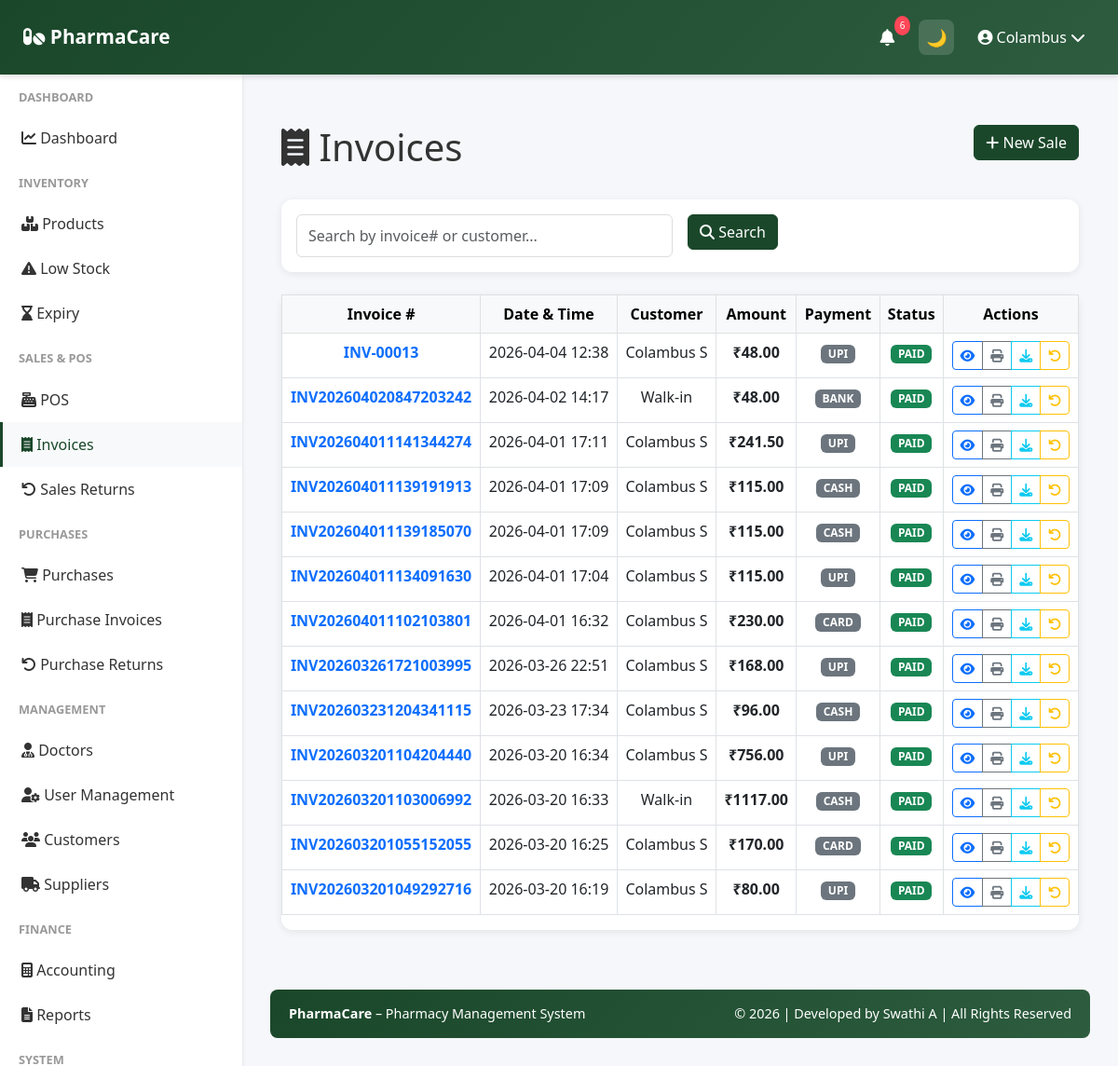
Screenshot of /sales/invoices (signed in) with the database file from the repository.
### app/models.py (models this page shows, shortened)
class User(UserMixin, db.Model):
    __tablename__ = 'user'
    id = db.Column(db.Integer, primary_key=True)
    company_id = db.Column(db.Integer, db.ForeignKey('company.id'), nullable=False)
    role = db.Column(db.String(20), default='manager')
    username = db.Column(db.String(255), unique=True, nullable=False)
    password_hash = db.Column(db.String(255), nullable=False)
    is_active = db.Column(db.Boolean, default=True)
    last_login = db.Column(db.DateTime)
    created_date = db.Column(db.DateTime, default=datetime.utcnow)
    updated_date = db.Column(db.DateTime, default=datetime.utcnow, onupdate=datetime.utcnow)
    company = db.relationship('Company', back_populates='user')

class Sale(db.Model):
    __tablename__ = 'sale'
    id = db.Column(db.Integer, primary_key=True)
    company_id = db.Column(db.Integer, db.ForeignKey('company.id'), nullable=False)
    customer_id = db.Column(db.Integer, db.ForeignKey('customer.id'))
    invoice_number = db.Column(db.String(50), unique=True, nullable=False)
    invoice_date = db.Column(db.DateTime, default=datetime.utcnow)
    customer_name = db.Column(db.String(255))
    customer_phone = db.Column(db.String(20))
    subtotal = db.Column(db.Float, nullable=False)
    tax_amount = db.Column(db.Float, default=0)
    discount_amount = db.Column(db.Float, default=0)
    total_amount = db.Column(db.Float, nullable=False)
    payment_method = db.Column(db.String(50), nullable=False)  # 'cash', 'card', 'upi', 'bank', 'credit'
    payment_status = db.Column(db.String(50), default='paid')  # 'paid', 'pending', 'partial'
    notes = db.Column(db.Text)
    is_cancelled = db.Column(db.Boolean, default=False)
    cancellation_reason = db.Column(db.String(255))
    created_date = db.Column(db.DateTime, default=datetime.utcnow)
    updated_date = db.Column(db.DateTime, default=datetime.utcnow, onupdate=datetime.utcnow)
    company = db.relationship('Company', back_populates='sales')
    customer = db.relationship('Customer', back_populates='sales')
    items = db.relationship('SaleItem', back_populates='sale', cascade='all, delete-orphan')
    returns = db.relationship('SalesReturn', back_populates='sale', cascade='all, delete-orphan')
    doctor_id = db.Column(db.Integer, db.ForeignKey('doctor.id'))
    doctor = db.relationship('Doctor', back_populates='consultations')

### app/routes/sales.py (the view, shortened to what this page needs)
@sales_bp.route('/invoices')
@login_required
def invoices_list():
    company_id = current_user.company_id
    page = request.args.get('page', 1, type=int)
    search = request.args.get('search', '')
    query = Sale.query.filter_by(company_id=company_id)
    sales = query.order_by(Sale.invoice_date.desc()).paginate(page=page, per_page=20)
    return render_template('sales/invoices_list.html', sales=sales, search=search)

### app/templates/sales/invoices_list.html (shortened to what this page needs)
{% extends "base.html" %}
{% block content %}
<div class="container-fluid py-4">
    <div class="row mb-4">
        <div class="col-md-6">
            <h1><i class="fas fa-receipt"></i> Invoices</h1>
        </div>
        <div class="col-md-6 text-end">
            <a href="{{ url_for('sales.pos') }}" class="btn btn-primary">
                <i class="fas fa-plus"></i> New Sale
            </a>
        </div>
    </div>
    <div class="card mb-4">
        <div class="card-body">
            <form method="get" class="row g-3">
                <div class="col-md-6">
                    <input type="text" name="search" class="form-control" placeholder="Search by invoice# or customer..." value="{{ search or '' }}">
                </div>
                <div class="col-md-6">
                    <button type="submit" class="btn btn-primary">
                        <i class="fas fa-search"></i> Search
                    </button>
                </div>
            </form>
        </div>
    </div>
    <div class="card">
        <div class="table-responsive">
            <table class="table table-hover table-bordered text-center">
                <thead class="table-light">
                    <tr>
                        <th>Invoice #</th>
                        <th>Date & Time</th>
                        <th>Customer</th>
                        <th>Amount</th>
                        <th>Payment</th>
                        <th>Status</th>
                        <th>Actions</th>
                    </tr>
                </thead>
                <tbody>
                    {% if sales.items %}
                        {% for sale in sales.items %}
                        <tr>
                            <td>
                                <a href="{{ url_for('sales.invoice_detail', sale_id=sale.id) }}" class="text-decoration-none">
                                    <strong>{{ sale.invoice_number }}</strong>
                                </a>
                            </td>
                            <td>{{ sale.invoice_date.strftime('%Y-%m-%d %H:%M') if sale.invoice_date else '' }}</td>
                            <td>{{ sale.customer_name or 'Walk-in' }}</td>
                            <td><strong>₹{{ "%.2f"|format(sale.total_amount) }}</strong></td>
                            <td>
                                <span class="badge bg-secondary">{{ sale.payment_method.upper() }}</span>
                            </td>
                            <td>
                                {% if sale.is_cancelled %}
                                    <span class="badge bg-danger">CANCELLED</span>
                                {% else %}
                                    <span class="badge bg-{{ 'success' if sale.payment_status == 'paid' else 'warning' }}">
                                        {{ sale.payment_status.upper() }}
                                    </span>
                                {% endif %}
                            </td>
                            <td>
                                <div class="btn-group btn-group-sm" role="group">
                                    <a href="{{ url_for('sales.invoice_detail', sale_id=sale.id) }}" class="btn btn-outline-primary" title="View">
                                        <i class="fas fa-eye"></i>
                                    </a>
                                    <a href="{{ url_for('sales.print_invoice', sale_id=sale.id) }}" class="btn btn-outline-secondary" title="Print">
                                        <i class="fas fa-print"></i>
                                    </a>
                                    <a href="{{ url_for('sales.download_invoice_pdf', sale_id=sale.id) }}" class="btn btn-outline-info" title="Download PDF">
                                        <i class="fas fa-download"></i>
                                    </a>
                                    {% if not sale.is_cancelled %}
                                    <a href="{{ url_for('sales.process_return', sale_id=sale.id) }}" class="btn btn-outline-warning" title="Return">
                                        <i class="fas fa-undo"></i>
                                    </a>
                                    {% endif %}
                                </div>
                            </td>
                        </tr>
                        {% endfor %}
                    {% else %}
                    <tr>
                        <td colspan="7" class="text-center py-4 text-muted">
                            No invoices found. <a href="{{ url_for('sales.pos') }}">Create a new sale.</a>
                        </td>
                    </tr>
                    {% endif %}
                </tbody>
            </table>
        </div>
    </div>
</div>
{% endblock %}

### app/templates/base.html (shortened to what this page needs)
<!doctype html>
<html lang="en" data-theme="light">
  <head>
    <link
      href="https://cdn.jsdelivr.net/npm/bootstrap@5.3.0/dist/css/bootstrap.min.css"
      rel="stylesheet"
    />
    <link
      rel="stylesheet"
      href="https://cdnjs.cloudflare.com/ajax/libs/font-awesome/6.4.0/css/all.min.css"
    />
  </head>
  <body>
   <nav class="navbar">
  <a class="navbar-brand" href="{{ url_for('dashboard.dashboard') }}">
    <i class="fas fa-pills"></i> PharmaCare
  </a>
  <div class="navbar-right">
    <div class="nav-icon dropdown">
      <a href="#" data-bs-toggle="dropdown">
        <i class="fas fa-bell"></i>
        <span id="alert-badge" class="notification-badge">3</span>
      </a>
    </div>
    <button id="themeToggle" class="nav-icon">
      🌙
    </button>
    <div class="user-menu-navbar dropdown">
      <a href="#" data-bs-toggle="dropdown">
        <i class="fas fa-user-circle"></i>
        {{ current_user.username }}
        <i class="fas fa-chevron-down"></i>
      </a>
    </div>
  </div>
</nav>
    {% if current_user.is_authenticated %}
    <div class="sidebar">
      <nav class="nav flex-column">
        {% if current_user.company and current_user.company.company_name ==
        'Platform Admin' %}
        <div class="nav-section-title">Admin</div>
        <a
          class="nav-link {% if 'admin/companies' in request.path %}active{% endif %}"
          href="{{ url_for('admin.companies_list') }}"
        >
          <i class="fas fa-building"></i> Companies
        </a>
        <a class="nav-link" href="{{ url_for('auth.profile') }}">
          <i class="fas fa-cog"></i> Settings
        </a>
        {% else %}
        <div class="nav-section-title">Dashboard</div>
        <a
          class="nav-link {% if request.endpoint == 'dashboard.dashboard' %}active{% endif %}"
          href="{{ url_for('dashboard.dashboard') }}"
        >
          <i class="fas fa-chart-line"></i> Dashboard
        </a>
        <div class="nav-section-title">Inventory</div>
        <a
          class="nav-link {% if 'inventory' in request.path %}active{% endif %}"
          href="{{ url_for('inventory.products_list') }}"
        >
          <i class="fas fa-boxes"></i> Products
        </a>
        <a
          class="nav-link {% if request.endpoint == 'inventory.low_stock_report' %}active{% endif %}"
          href="{{ url_for('inventory.low_stock_report') }}"
        >
          <i class="fas fa-exclamation-triangle"></i> Low Stock
        </a>
        <a
          class="nav-link {% if request.endpoint == 'inventory.expiry_report' %}active{% endif %}"
          href="{{ url_for('inventory.expiry_report') }}"
        >
          <i class="fas fa-hourglass-end"></i> Expiry
        </a>
        <div class="nav-section-title">Sales & POS</div>
        <a
          class="nav-link {% if request.endpoint == 'sales.pos' %}active{% endif %}"
          href="{{ url_for('sales.pos') }}"
        >
          <i class="fas fa-cash-register"></i> POS
        </a>
        <a
          class="nav-link {% if 'invoices' in request.path %}active{% endif %}"
          href="{{ url_for('sales.invoices_list') }}"
        >
          <i class="fas fa-receipt"></i> Invoices
        </a>
        <a
          class="nav-link {% if request.endpoint == 'sales.sales_returns_list' %}active{% endif %}"
          href="{{ url_for('sales.sales_returns_list') }}"
        >
          <i class="fas fa-undo"></i> Sales Returns
        </a>
<div class="nav-section-title">Purchases</div>
<a
  class="nav-link {% if request.endpoint == 'purchases.purchases_list' %}active{% endif %}"
  href="{{ url_for('purchases.purchases_list') }}"
>
  <i class="fas fa-shopping-cart"></i> Purchases
</a>
<a
  class="nav-link {% if 'purchases' in request.path %}active{% endif %}"
  href="{{ url_for('purchases.purchases_list') }}"
>
  <i class="fas fa-receipt"></i> Purchase Invoices
</a>
<a
  class="nav-link {% if request.endpoint == 'purchases.returns_list' %}active{% endif %}"
  href="{{ url_for('purchases.returns_list') }}"
>
  <i class="fas fa-undo"></i> Purchase Returns
</a>
        <div class="nav-section-title">Management</div>
        <a
          class="nav-link {% if 'doctors' in request.path %}active{% endif %}"
          href="{{ url_for('doctors.doctors_list') }}"
        >
          <i class="fas fa-user-md"></i> Doctors
        </a>
        {% if current_user.role == 'owner' %}
        <a
          class="nav-link {% if 'users' in request.path %}active{% endif %}"
          href="{{ url_for('users.users_list') }}"
        >
          <i class="fas fa-user-cog"></i> User Management
        </a>
        {% endif %}
        <a
          class="nav-link {% if 'customers' in request.path %}active{% endif %}"
          href="{{ url_for('customers.customers_list') }}"
        >
          <i class="fas fa-users"></i> Customers
        </a>
        <a
          class="nav-link {% if 'suppliers' in request.path %}active{% endif %}"
          href="{{ url_for('suppliers.suppliers_list') }}"
        >
          <i class="fas fa-truck"></i> Suppliers
        </a>
        <div class="nav-section-title">Finance</div>
        <a
          class="nav-link {% if 'accounting' in request.path %}active{% endif %}"
          href="{{ url_for('accounting.accounting_dashboard') }}"
        >
          <i class="fas fa-calculator"></i> Accounting
        </a>
        <a
          class="nav-link {% if 'reports' in request.path %}active{% endif %}"
          href="{{ url_for('reports.reports_home') }}"
        >
          <i class="fas fa-file-alt"></i> Reports
        </a>
        <div class="nav-section-title">System</div>
        {% endif %}
      </nav>
    </div>
    {% endif %}
    <div
      class="{% if current_user.is_authenticated %}main-content{% else %}auth-page{% endif %}"
    >
       {% block content %}{% endblock %}
      <footer class="footer text-center">
        <div class="row">
          <div class="col-md-6 text-md-start">
            <strong>PharmaCare</strong> – Pharmacy Management System
          </div>
          <div class="col-md-6 text-md-end">
            © 2026 | Developed by Swathi A | All Rights Reserved
          </div>
        </div>
      </footer>
    </div>
  </body>
</html>

### app/templates/base.html (style rules this page uses)
:root { --primary-color: #1a472a; --secondary-color: #2d5c3f; --danger-color: #dc3545; --success-color: #28a745; --warning-color: #ffc107; --info-color: #17a2b8; --bg-color: #f5f7fa; --text-color: #333; --card-bg: #ffffff; --sidebar-bg: #ffffff; }
body { font-family: "Segoe UI", Tahoma, Geneva, Verdana, sans-serif; background: var(--bg-color); color: var(--text-color); }
.navbar { background: linear-gradient(135deg,var(--primary-color),var(--secondary-color)); box-shadow:0 2px 6px rgba(0,0,0,0.15); position:fixed; top:0; left:0; width:100%; height: 80px; z-index:1000; display:flex; align-items:center; justify-content:space-between; padding:0 25px; }
.navbar-brand { font-weight:600; font-size:1.3rem; }
.navbar-right { display:flex; align-items:center; gap:15px; }
.nav-icon { width:38px; height:38px; display:flex; align-items:center; justify-content:center; border-radius:8px; color:#fff; font-size:18px; cursor:pointer; position:relative; transition:all 0.25s ease; }
.navbar a { color:white !important; text-decoration:none; }
#themeToggle { border:none; background:rgba(255,255,255,0.15); width:38px; height:38px; border-radius:8px; display:flex; align-items:center; justify-content:center; font-size:18px; cursor:pointer; }
.navbar .fa-bell { color:white; }
.notification-badge { position:absolute; top:-4px; right:-6px; background:#ff4757; color:white; font-size:10px; padding:3px 6px; border-radius:50%; }
.user-menu-navbar { display:flex; align-items:center; gap:8px; color:white; font-weight:500; cursor:pointer; padding:6px 10px; border-radius:8px; transition:all 0.25s ease; }
.sidebar { background: var(--sidebar-bg); box-shadow:0 2px 4px rgba(0,0,0,0.1); position:fixed; top:80px; left:0; bottom:0; width:260px; overflow-y:auto; }
.sidebar .nav-link { color:var(--text-color); padding:12px 20px; border-left:3px solid transparent; transition:.3s; }
.sidebar .nav-link:hover, .sidebar .nav-link.active { background:#f8f9fa; border-left-color:var(--primary-color); color:var(--primary-color); }
.sidebar .nav-section-title { font-size:.8rem; font-weight:600; color:#999; text-transform:uppercase; padding:15px 20px 10px; }
.main-content { margin-left:260px; margin-top:80px; padding:30px; }
.card, .stat-card { background:var(--card-bg); color:var(--text-color); border:none; border-radius:12px; box-shadow:0 2px 8px rgba(0,0,0,0.08); }
.form-control, .form-select { border:1px solid #ddd; border-radius:6px; padding:10px 12px; }
.btn-primary { background:var(--primary-color); border-color:var(--primary-color); }
.footer { background:linear-gradient(135deg,var(--primary-color),var(--secondary-color)); color:#fff; padding:15px 20px; margin-top:40px; border-radius:8px; font-size:.9rem; }

### rows the page displays
User: username "Colambus"
Sale: invoice_number "INV-00013", invoice_date "2026-04-04 12:38", customer_name "Colambus S", total_amount "48.00", payment_method "UPI", payment_status "PAID"
Sale: invoice_number "INV202604020847203242", invoice_date "2026-04-02 14:17", customer_name "Walk-in", total_amount "48.00", payment_method "BANK", payment_status "PAID"
Sale: invoice_number "INV202604011141344274", invoice_date "2026-04-01 17:11", customer_name "Colambus S", total_amount "241.50", payment_method "UPI", payment_status "PAID"
Sale: invoice_number "INV202604011139191913", invoice_date "2026-04-01 17:09", customer_name "Colambus S", total_amount "115.00", payment_method "CASH", payment_status "PAID"
Sale: invoice_number "INV202604011139185070", invoice_date "2026-04-01 17:09", customer_name "Colambus S", total_amount "115.00", payment_method "CASH", payment_status "PAID"
Sale: invoice_number "INV202604011134091630", invoice_date "2026-04-01 17:04", customer_name "Colambus S", total_amount "115.00", payment_method "UPI", payment_status "PAID"
Sale: invoice_number "INV202604011102103801", invoice_date "2026-04-01 16:32", customer_name "Colambus S", total_amount "230.00", payment_method "CARD", payment_status "PAID"
Sale: invoice_number "INV202603261721003995", invoice_date "2026-03-26 22:51", customer_name "Colambus S", total_amount "168.00", payment_method "UPI", payment_status "PAID"
Sale: invoice_number "INV202603231204341115", invoice_date "2026-03-23 17:34", customer_name "Colambus S", total_amount "96.00", payment_method "CASH", payment_status "PAID"
Sale: invoice_number "INV202603201104204440", invoice_date "2026-03-20 16:34", customer_name "Colambus S", total_amount "756.00", payment_method "UPI", payment_status "PAID"
Sale: invoice_number "INV202603201103006992", invoice_date "2026-03-20 16:33", customer_name "Walk-in", total_amount "1117.00", payment_method "CASH", payment_status "PAID"
Sale: invoice_number "INV202603201055152055", invoice_date "2026-03-20 16:25", customer_name "Colambus S", total_amount "170.00", payment_method "CARD", payment_status "PAID"
Sale: invoice_number "INV202603201049292716", invoice_date "2026-03-20 16:19", customer_name "Colambus S", total_amount "80.00", payment_method "UPI", payment_status "PAID"
